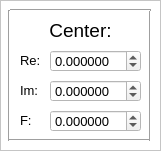
  <widget class="QFrame" name="frame">
   <property name="geometry">
    <rect>
     <x>260</x>
     <y>260</y>
     <width>161</width>
     <height>151</height>
    </rect>
   </property>
   <property name="palette">
    <palette>
     <active>
      <colorrole role="Base">
       <brush brushstyle="SolidPattern">
        <color alpha="255">
         <red>255</red>
         <green>255</green>
         <blue>255</blue>
        </color>
       </brush>
      </colorrole>
      <colorrole role="Window">
       <brush brushstyle="SolidPattern">
        <color alpha="255">
         <red>255</red>
         <green>255</green>
         <blue>255</blue>
        </color>
       </brush>
      </colorrole>
     </active>
     <inactive>
      <colorrole role="Base">
       <brush brushstyle="SolidPattern">
        <color alpha="255">
         <red>255</red>
         <green>255</green>
         <blue>255</blue>
        </color>
       </brush>
      </colorrole>
      <colorrole role="Window">
       <brush brushstyle="SolidPattern">
        <color alpha="255">
         <red>255</red>
         <green>255</green>
         <blue>255</blue>
        </color>
       </brush>
      </colorrole>
     </inactive>
     <disabled>
      <colorrole role="Base">
       <brush brushstyle="SolidPattern">
        <color alpha="255">
         <red>255</red>
         <green>255</green>
         <blue>255</blue>
        </color>
       </brush>
      </colorrole>
      <colorrole role="Window">
       <brush brushstyle="SolidPattern">
        <color alpha="255">
         <red>255</red>
         <green>255</green>
         <blue>255</blue>
        </color>
       </brush>
      </colorrole>
     </disabled>
    </palette>
   </property>
   <property name="autoFillBackground">
    <bool>true</bool>
   </property>
   <property name="frameShape">
    <enum>QFrame::StyledPanel</enum>
   </property>
   <property name="frameShadow">
    <enum>QFrame::Raised</enum>
   </property>
   <widget class="Line" name="line_2">
    <property name="geometry">
     <rect>
      <x>-1</x>
      <y>10</y>
      <width>21</width>
      <height>131</height>
     </rect>
    </property>
    <property name="orientation">
     <enum>Qt::Vertical</enum>
    </property>
   </widget>
   <widget class="Line" name="line_3">
    <property name="geometry">
     <rect>
      <x>140</x>
      <y>10</y>
      <width>21</width>
      <height>131</height>
     </rect>
    </property>
    <property name="orientation">
     <enum>Qt::Vertical</enum>
    </property>
   </widget>
   <widget class="Line" name="line_4">
    <property name="geometry">
     <rect>
      <x>9</x>
      <y>130</y>
      <width>141</width>
      <height>21</height>
     </rect>
    </property>
    <property name="orientation">
     <enum>Qt::Horizontal</enum>
    </property>
   </widget>
   <widget class="Line" name="line_5">
    <property name="geometry">
     <rect>
      <x>10</x>
      <y>0</y>
      <width>141</width>
      <height>21</height>
     </rect>
    </property>
    <property name="orientation">
     <enum>Qt::Horizontal</enum>
    </property>
   </widget>
   <widget class="QLabel" name="label">
    <property name="geometry">
     <rect>
      <x>20</x>
      <y>10</y>
      <width>121</width>
      <height>41</height>
     </rect>
    </property>
    <property name="font">
     <font>
      <pointsize>14</pointsize>
     </font>
    </property>
    <property name="text">
     <string>Center:</string>
    </property>
    <property name="alignment">
     <set>Qt::AlignCenter</set>
    </property>
   </widget>
   <widget class="QLabel" name="label_2">
    <property name="geometry">
     <rect>
      <x>20</x>
      <y>50</y>
      <width>21</width>
      <height>21</height>
     </rect>
    </property>
    <property name="font">
     <font>
      <pointsize>10</pointsize>
     </font>
    </property>
    <property name="text">
     <string>Re:</string>
    </property>
   </widget>
   <widget class="QDoubleSpinBox" name="spinBox_centerX">
    <property name="geometry">
     <rect>
      <x>50</x>
      <y>50</y>
      <width>91</width>
      <height>22</height>
     </rect>
    </property>
    <property name="font">
     <font>
      <pointsize>10</pointsize>
     </font>
    </property>
    <property name="decimals">
     <number>6</number>
    </property>
    <property name="minimum">
     <double>-100000000000000.000000000000000</double>
    </property>
    <property name="maximum">
     <double>100000000000000000.000000000000000</double>
    </property>
    <property name="singleStep">
     <double>0.000000000000000</double>
    </property>
   </widget>
   <widget class="QLabel" name="label_3">
    <property name="geometry">
     <rect>
      <x>20</x>
      <y>80</y>
      <width>21</width>
      <height>21</height>
     </rect>
    </property>
    <property name="font">
     <font>
      <pointsize>10</pointsize>
     </font>
    </property>
    <property name="text">
     <string>Im:</string>
    </property>
   </widget>
   <widget class="QDoubleSpinBox" name="spinBox_centerY">
    <property name="geometry">
     <rect>
      <x>50</x>
      <y>80</y>
      <width>91</width>
      <height>22</height>
     </rect>
    </property>
    <property name="font">
     <font>
      <pointsize>10</pointsize>
     </font>
    </property>
    <property name="decimals">
     <number>6</number>
    </property>
    <property name="minimum">
     <double>-100000000000000.000000000000000</double>
    </property>
    <property name="maximum">
     <double>100000000000000000.000000000000000</double>
    </property>
    <property name="singleStep">
     <double>0.000000000000000</double>
    </property>
   </widget>
   <widget class="QLabel" name="label_4">
    <property name="geometry">
     <rect>
      <x>20</x>
      <y>110</y>
      <width>21</width>
      <height>21</height>
     </rect>
    </property>
    <property name="font">
     <font>
      <pointsize>10</pointsize>
     </font>
    </property>
    <property name="text">
     <string>F:</string>
    </property>
   </widget>
   <widget class="QDoubleSpinBox" name="spinBox_centerZ">
    <property name="geometry">
     <rect>
      <x>50</x>
      <y>110</y>
      <width>91</width>
      <height>22</height>
     </rect>
    </property>
    <property name="font">
     <font>
      <pointsize>10</pointsize>
     </font>
    </property>
    <property name="decimals">
     <number>6</number>
    </property>
    <property name="minimum">
     <double>-100000000000000.000000000000000</double>
    </property>
    <property name="maximum">
     <double>100000000000000000.000000000000000</double>
    </property>
    <property name="singleStep">
     <double>0.000000000000000</double>
    </property>
   </widget>
  </widget>
